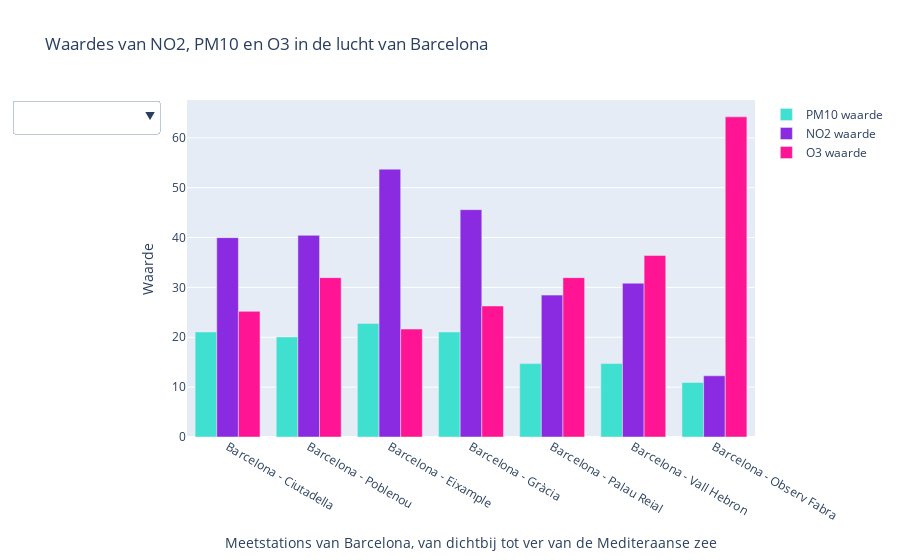

The notebook cell saved with this chart:
### Code cell
# Create figure
fig = go.Figure()

fig.add_trace(go.Bar(x=list(air_quality_df.index), y=list(air_quality_df['PM10 Value']),
                        name = 'PM10 waarde', marker_color = 'turquoise'))

fig.add_trace(go.Bar(x=list(air_quality_df.index), y=list(air_quality_df['NO2 Value']),
                        name = 'NO2 waarde', marker_color ='blueviolet'))

fig.add_trace(go.Bar(x=list(air_quality_df.index), y=list(air_quality_df['O3 Value']),
                        name = 'O3 waarde', marker_color = 'deeppink'))

updatemenus = list([
    dict(active=-1,
        buttons=list([
            dict(label= 'PM10 lucht waarde',
                method = 'update',
                args = [{'visible': [False, True, False]},
                       {'title' : 'PM10 lucht waarde in Barce'}]),
            dict(label = 'NO2 lucht waarde',
                method = 'update',
                args = [{'visible' : [True, False, False]},
                       {'title' : 'NO2 lucht waarde in Barcelona'}]),
            dict(label = 'O3 lucht waarde',
                method = 'update',
                args = [{'visible' : [False, False, True]},
                       {'title' : 'O3 lucht waarde in Barcelona'}]),
            dict(label = 'Alle waardes',
                method = 'update',
                args = [{'visible' : [True, True, True]},
                       {'title' : 'NO2, PM10 en O3 lucht waardes in Barcelona'}]),
        ]),
    )
])

fig.update_layout(dict(yaxis_title = 'Waarde',
                xaxis_title =  'Meetstations van Barcelona, van dichtbij tot ver van de Mediteraanse zee',
                showlegend = True,
                title = 'Waardes van NO2, PM10 en O3 in de lucht van Barcelona',
                updatemenus=updatemenus))

fig.show()

### Figure 1 — Plotly figure (JSON) as saved in the notebook; plotly's stock layout.template omitted (floating-point values rounded to 4 significant figures)
{"data": [{"marker": {"color": "turquoise"}, "name": "PM10 waarde", "type": "bar", "x": ["Barcelona - Ciutadella", "Barcelona - Poblenou", "Barcelona - Eixample", "Barcelona - Gràcia", "Barcelona - Palau Reial", "Barcelona - Vall Hebron", "Barcelona - Observ Fabra"], "y": [21.07, 20.06, 22.78, 21.07, 14.72, 14.73, 10.94]}, {"marker": {"color": "blueviolet"}, "name": "NO2 waarde", "type": "bar", "x": ["Barcelona - Ciutadella", "Barcelona - Poblenou", "Barcelona - Eixample", "Barcelona - Gràcia", "Barcelona - Palau Reial", "Barcelona - Vall Hebron", "Barcelona - Observ Fabra"], "y": [39.98, 40.44, 53.72, 45.59, 28.45, 30.85, 12.27]}, {"marker": {"color": "deeppink"}, "name": "O3 waarde", "type": "bar", "x": ["Barcelona - Ciutadella", "Barcelona - Poblenou", "Barcelona - Eixample", "Barcelona - Gràcia", "Barcelona - Palau Reial", "Barcelona - Vall Hebron", "Barcelona - Observ Fabra"], "y": [25.2, 31.96, 21.66, 26.27, 31.96, 36.4, 64.21]}], "layout": {"showlegend": true, "title": {"text": "Waardes van NO2, PM10 en O3 in de lucht van Barcelona"}, "updatemenus": [{"active": -1, "buttons": [{"args": [{"visible": [false, true, false]}, {"title": "PM10 lucht waarde in Barce"}], "label": "PM10 lucht waarde", "method": "update"}, {"args": [{"visible": [true, false, false]}, {"title": "NO2 lucht waarde in Barcelona"}], "label": "NO2 lucht waarde", "method": "update"}, {"args": [{"visible": [false, false, true]}, {"title": "O3 lucht waarde in Barcelona"}], "label": "O3 lucht waarde", "method": "update"}, {"args": [{"visible": [true, true, true]}, {"title": "NO2, PM10 en O3 lucht waardes in Barcelona"}], "label": "Alle waardes", "method": "update"}]}], "xaxis": {"title": {"text": "Meetstations van Barcelona, van dichtbij tot ver van de Mediteraanse zee"}}, "yaxis": {"title": {"text": "Waarde"}}}}
